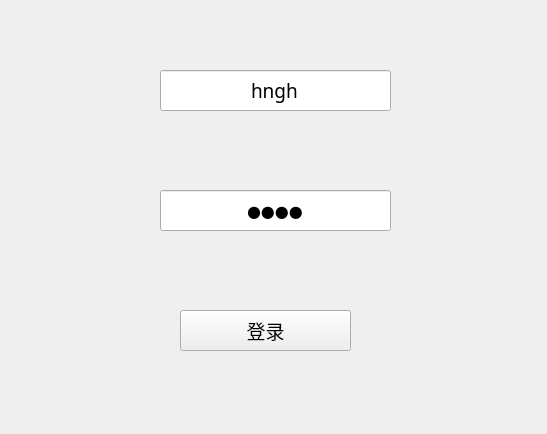
<?xml version="1.0" encoding="UTF-8"?>
<ui version="4.0">
 <class>MainWidgetClass</class>
 <widget class="QWidget" name="MainWidgetClass">
  <property name="geometry">
   <rect>
    <x>0</x>
    <y>0</y>
    <width>547</width>
    <height>434</height>
   </rect>
  </property>
  <property name="windowTitle">
   <string>MainWidget</string>
  </property>
  <widget class="QLineEdit" name="lineEdit_user">
   <property name="geometry">
    <rect>
     <x>160</x>
     <y>70</y>
     <width>231</width>
     <height>41</height>
    </rect>
   </property>
   <property name="font">
    <font>
     <family>黑体</family>
     <pointsize>14</pointsize>
    </font>
   </property>
   <property name="text">
    <string>hngh</string>
   </property>
   <property name="alignment">
    <set>Qt::AlignCenter</set>
   </property>
  </widget>
  <widget class="QLineEdit" name="lineEdit_passwd">
   <property name="geometry">
    <rect>
     <x>160</x>
     <y>190</y>
     <width>231</width>
     <height>41</height>
    </rect>
   </property>
   <property name="font">
    <font>
     <family>黑体</family>
     <pointsize>12</pointsize>
    </font>
   </property>
   <property name="text">
    <string>hghg</string>
   </property>
   <property name="echoMode">
    <enum>QLineEdit::Password</enum>
   </property>
   <property name="alignment">
    <set>Qt::AlignCenter</set>
   </property>
  </widget>
  <widget class="QPushButton" name="pushButton_login">
   <property name="geometry">
    <rect>
     <x>180</x>
     <y>310</y>
     <width>171</width>
     <height>41</height>
    </rect>
   </property>
   <property name="font">
    <font>
     <family>黑体</family>
     <pointsize>14</pointsize>
    </font>
   </property>
   <property name="text">
    <string>登录</string>
   </property>
  </widget>
 </widget>
 <layoutdefault spacing="6" margin="11"/>
 <resources>
  <include location="mainwidget.qrc"/>
 </resources>
 <connections/>
</ui>
